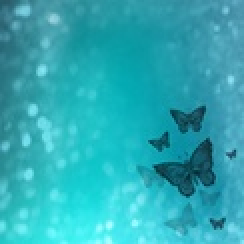
%> input picture ImageProcessing/HW/HW2/Q_1/Test_1.jpg, 122 x 122 px, shrunk from 300 x 300 before the run (shown 2 times larger); the run also reads 1 picture not shown here
$ octave Test_NN.m   (GNU Octave 9; MATLAB toolbox functions it lacks are replaced by stand-ins)
%> lines starting %> are read from the running program, lines starting %| are printed output that depends on the picture
### ImageProcessing/HW/HW2/Q_1/My_Imresize_Neighbor.m
function [image] = My_Imresize_Neighbor(Input_Image, Resizing_Factor)
    n = size(Input_Image, 1);
    m = size(Input_Image, 2);
    numChannels = size(Input_Image, 3);

    new_n = ceil(n * Resizing_Factor);
    new_m = ceil(m * Resizing_Factor);
    image = zeros(new_n, new_m, numChannels);

    for i = 1:new_n
        for j = 1:new_m
           i_ = max(min(round(i/Resizing_Factor), n), 1);
           j_ = max(min(round(j/Resizing_Factor), m), 1);
           image(i, j, :) = Input_Image(i_, j_,:);
        end
    end
end

### ImageProcessing/HW/HW2/Q_1/Test_NN.m
clc; clear; close all;


Test_1 = im2double(imread("Test_1.jpg")); % 300 × 300
Test_2 = im2double(imread("Test_2.jpg"));% 689 × 689
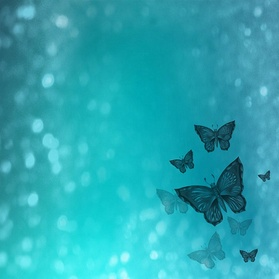
%> input picture ImageProcessing/HW/HW2/Q_1/Test_2.jpg, 279 x 279 px, shrunk from 689 x 689 before the run
Test_3 = im2double(imread("Test_3.jpg"));% 1036 × 1036

Resizing_Factor_1 = 0.435; % 300/689
Resizing_Factor_2 = 1.503; % 1036/689

img1 = My_Imresize_Neighbor(Test_2, Resizing_Factor_1);
%> after the loop in My_Imresize_Neighbor, `for i = 1:new_n`:
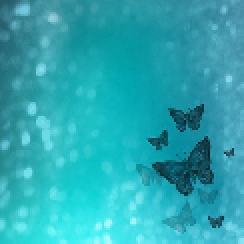
%> image: size 122x122x3 double (shown 2 times larger); mean R, G, B 0.171, 0.658, 0.704
figure;
imshow(img1,[]);
title('Test 1 Resized by 0.435 using nearest neighbor');

img2 = My_Imresize_Neighbor(Test_2, Resizing_Factor_2);
figure;
imshow(img2,[]);
title('Test 1 Resized by 1.503 using nearest neighbor');

disp(psnr(Test_1,img1));
%| 28.868
disp(psnr(Test_3,img2));
%| 36.006
